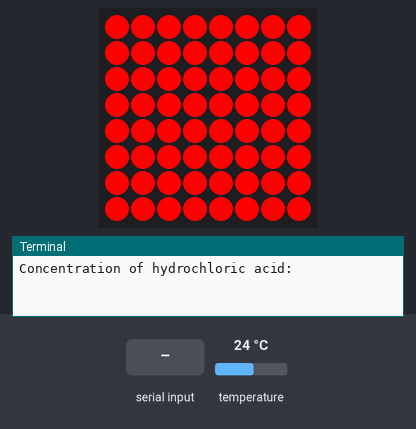
Bench run of a program on a simulated Raspberry Pi (BCM pin numbers) with a Sense HAT. Shown: the Sense HAT's 8×8 RGB LED matrix, the last lines printed to the terminal. The test bench sets the inputs (shaded band); at power-on: temperature 24 °C. Files the program writes start out absent; the clock reads 2024-03-15 10:24:30 at power-on unless the program sets it.

Above: at 1.2 s.
1.3 s: "5" typed at the terminal, then Enter
2.8 s: "90" typed at the terminal, then Enter
4.3 s: "200" typed at the terminal, then Enter
5.8 s: "1" typed at the terminal, then Enter
At 7.0 s:
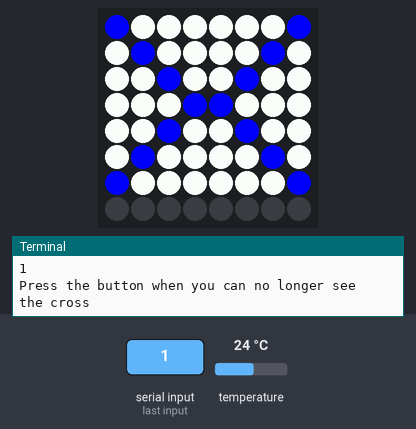
Timing chart, 0 to 8.3 s (numbered marks = the images above; inputs shaded):
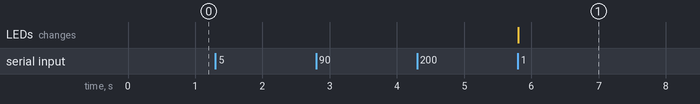

The program:

rates.py
```python
#Investigating Rates of reaction
#Spencer Organ - KESH Academy

#Place the Sense HAT in a small plastic zip-lock sandwich bag

from sense_hat import SenseHat
sense = SenseHat()
import time
import sys


b = (0,0,255)
w = (255,255,255)
o = (0,0,0)

cross = [
b,w,w,w,w,w,w,b,
w,b,w,w,w,w,b,w,
w,w,b,w,w,b,w,w,
w,w,w,b,b,w,w,w,
w,w,b,w,w,b,w,w,
w,b,w,w,w,w,b,w,
b,w,w,w,w,w,w,b,
o,o,o,o,o,o,o,o
]


sense.clear(255,0,0)

concentration = float(input("Concentration of hydrochloric acid: "))
data = float(input("How many repeats do you want?: "))
file_name = input("File name for results ")
message1 = input("Press the button when you are ready to record the first result")

f = open(file_name, "w")

counter = 1

while counter <= data:
	temp = round(sense.get_temperature(),2)
	sense.set_pixels(cross)
	t1=time.time()
	press = input("Press the button when you can no longer see the cross")
	t2=time.time()
	print ("Experiment number ", counter)
	result = (round((t2-t1),2))
	counter +=1
	sense.clear(255,0,0)
	message = input("Press the button when you are ready to start the next result")
	f.write ("Investigating the change in temperature" + "\n")
	f.write (str(counter-2) + "|")
	f.write (str(concentration) + "|")
	f.write (str(temp) + "|")
	f.write (str(result) + "\n")
f.close()
sense.clear(0,0,0)
```

Measured:
- after the input at 5.8 s, the LEDs: change at once (image 1)
